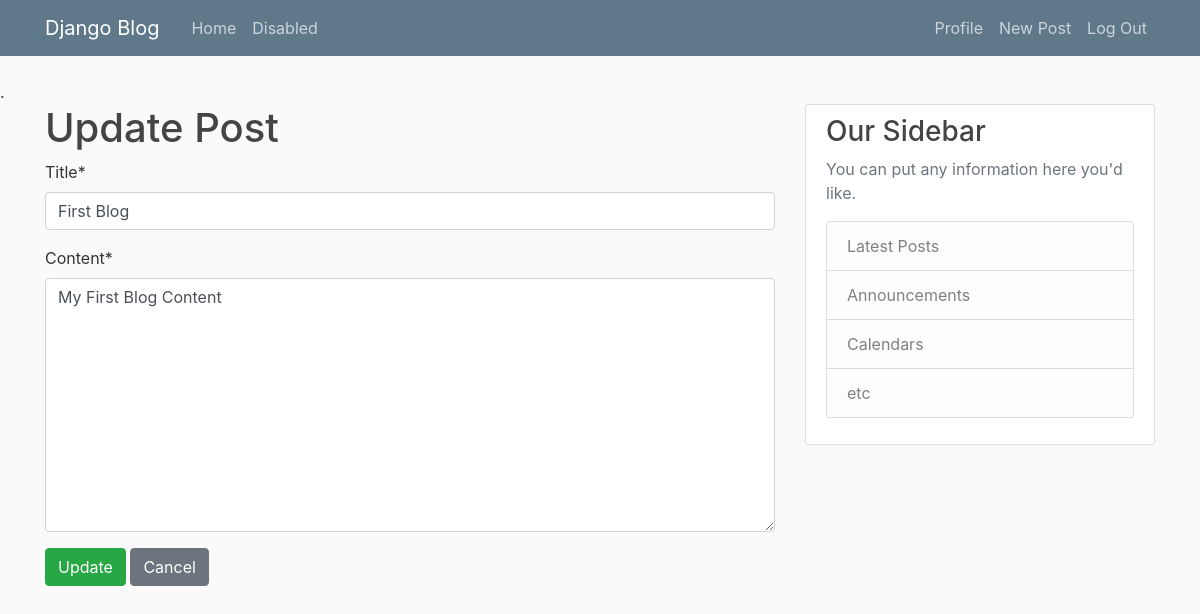
/post/1/update/ (signed in), run on an earlier commit of the app's database.
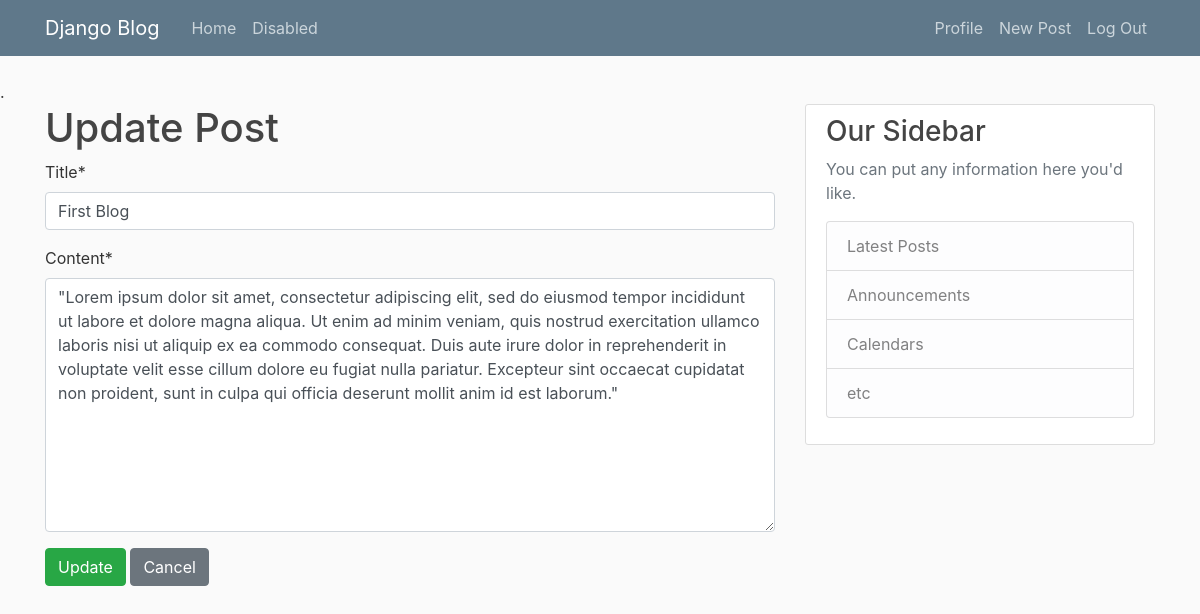
And on a later commit of the database.
### main/models.py (models this page shows, shortened)
class Post(models.Model):
    title = models.CharField(max_length=300)
    content = models.TextField()
    date_posted = models.DateTimeField(default=timezone.now)
    author = models.ForeignKey(User, on_delete=models.CASCADE, related_name='post')

### main/views.py (the view, shortened to what this page needs)
# urls.py: path('post/<int:pk>/update/', PostUpdateView.as_view(), name='blog-update'),
class PostUpdateView(LoginRequiredMixin, UserPassesTestMixin, UpdateView):
    model = Post
    fields = ['title', 'content']
    template_name = 'main/update_form.html'
    def test_func(self):
        post = self.get_object()
        if self.request.user == post.author:
            return True
        return False

### main/templates/main/update_form.html (shortened to what this page needs)
{% extends 'main/base.html' %}
{% load crispy_forms_tags %}
{% block content %}
    <h1>Update Post</h1>
    <form class="form-group" method="post">
        {{form|crispy}}
        <button type="submit" class="btn btn-success">Update</button>
        <a href="{% url 'blog-detail' post.pk %}" class="btn btn-secondary">Cancel</a>
    </form>
{% endblock %}

### main/templates/main/base.html (shortened to what this page needs)
{% load static %}
<!doctype html>
<html lang="en">
<head>
    <link rel="stylesheet" href="https://cdn.jsdelivr.net/npm/bootstrap@4.0.0/dist/css/bootstrap.min.css">
    <link rel="stylesheet" type="text/css" href="{% static 'main/main.css' %}">
</head>
<body>
    <header class="site-header">
        <nav class="navbar navbar-expand-md navbar-dark bg-steel fixed-top">
          <div class="container">
            <span class="navbar-brand mr-4">Django Blog</span>
            <div class="collapse navbar-collapse" id="navbarToggle">
              <div class="navbar-nav mr-auto">
                <a class="nav-item nav-link" href="{% url 'blog-home' %}">Home</a>
                <span class="nav-item nav-link">Disabled</span>
              </div>
              <div class="navbar-nav">
                {% if user.is_authenticated %}
                  <a class="nav-item nav-link" href="{% url 'profile' %}">Profile</a>
                  <a class="nav-item nav-link" href="{% url 'blog-create' %}">New Post</a>
                  <a class="nav-item nav-link" href="{% url 'logout' %}">Log Out</a>
                {% else %}
                  <a class="nav-item nav-link" href="{% url 'login' %}">Log In</a>
                  <a class="nav-item nav-link" href="{% url 'signup' %}">Sign Up</a>
                {% endif %}
              </div>
            </div>
          </div>
        </nav>.
      </header>
    <main role="main" class="container">
        <div class="row">
          <div class="col-md-8">
            {% block content %}{% endblock %}
          </div>
          <div class="col-md-4">
            <div class="content-section">
              <h3>Our Sidebar</h3>
              <p class='text-muted'>You can put any information here you'd like.
                <ul class="list-group">
                  <li class="list-group-item list-group-item-light">Latest Posts</li>
                  <li class="list-group-item list-group-item-light">Announcements</li>
                  <li class="list-group-item list-group-item-light">Calendars</li>
                  <li class="list-group-item list-group-item-light">etc</li>
                </ul>
              </p>
            </div>
          </div>
        </div>
      </main>
</body>
</html>

### main/static/main/main.css (style rules this page uses)
body { background: #fafafa; color: #333333; margin-top: 5rem; }
h1, h2, h3, h4, h5, h6 { color: #444444; }
ul { margin: 0; }
.bg-steel { background-color: #5f788a; }
.site-header .navbar-nav .nav-link { color: #cbd5db; }
.content-section { background: #ffffff; padding: 10px 20px; border: 1px solid #dddddd; border-radius: 3px; margin-bottom: 20px; }

What changed in the data, as far as the page shows it:
changed Post "First Blog": content "My First Blog Content" → "\"Lorem ipsum dolor sit amet, consectetur adipiscing elit, sed do eiusmod tempor incididunt ut labore et dolore magna aliqua. Ut enim ad minim veniam, quis nostrud exercitation ullamco laboris nisi ut aliquip ex ea commodo consequat. Duis aute irure dolor in reprehenderit in voluptate velit esse cillum dolore eu fugiat nulla pariatur. Excepteur sint occaecat cupidatat non proident, sunt in culpa qui officia deserunt mollit anim id est laborum.\""
